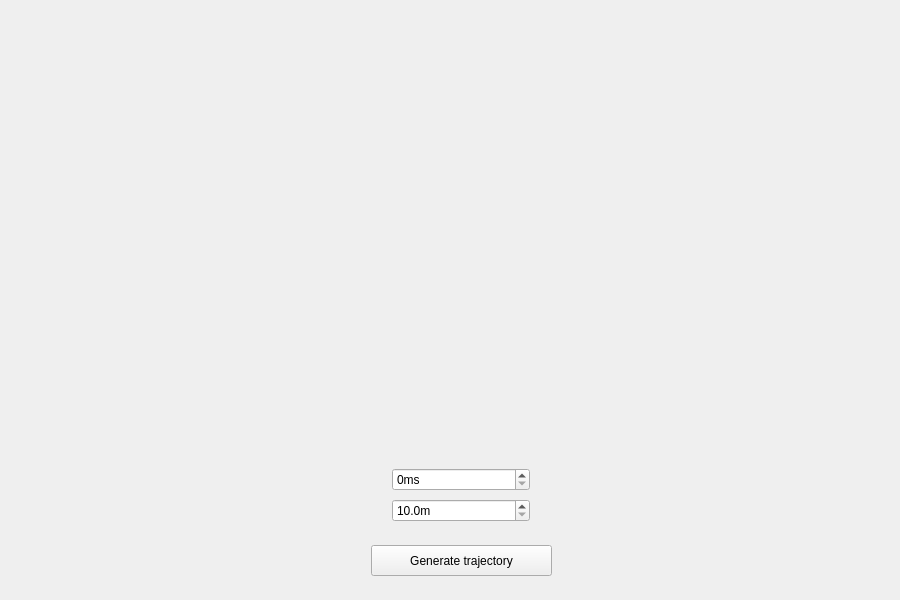
<?xml version="1.0" encoding="UTF-8"?>
<ui version="4.0">
 <class>MainWindow</class>
 <widget class="QMainWindow" name="MainWindow">
  <property name="geometry">
   <rect>
    <x>0</x>
    <y>0</y>
    <width>900</width>
    <height>600</height>
   </rect>
  </property>
  <property name="windowTitle">
   <string>MainWindow</string>
  </property>
  <widget class="QWidget" name="centralWidget">
   <layout class="QVBoxLayout" name="verticalLayout">
    <item>
     <widget class="QWidget" name="chartWidget" native="true"/>
    </item>
    <item>
     <widget class="QWidget" name="menuWidget" native="true">
      <property name="maximumSize">
       <size>
        <width>16777215</width>
        <height>144</height>
       </size>
      </property>
      <widget class="QPushButton" name="generateButton">
       <property name="geometry">
        <rect>
         <x>360</x>
         <y>100</y>
         <width>181</width>
         <height>31</height>
        </rect>
       </property>
       <property name="cursor">
        <cursorShape>PointingHandCursor</cursorShape>
       </property>
       <property name="text">
        <string>Generate trajectory</string>
       </property>
      </widget>
      <widget class="QWidget" name="verticalLayoutWidget">
       <property name="geometry">
        <rect>
         <x>370</x>
         <y>10</y>
         <width>160</width>
         <height>80</height>
        </rect>
       </property>
       <layout class="QVBoxLayout" name="verticalLayout_2">
        <item>
         <widget class="QSpinBox" name="timeSpinBox">
          <property name="suffix">
           <string>ms</string>
          </property>
          <property name="maximum">
           <number>9999</number>
          </property>
         </widget>
        </item>
        <item>
         <widget class="QDoubleSpinBox" name="heightSpinBox">
          <property name="suffix">
           <string>m</string>
          </property>
          <property name="decimals">
           <number>1</number>
          </property>
          <property name="minimum">
           <double>10.000000000000000</double>
          </property>
          <property name="maximum">
           <double>100000.000000000000000</double>
          </property>
          <property name="singleStep">
           <double>0.100000000000000</double>
          </property>
         </widget>
        </item>
       </layout>
      </widget>
     </widget>
    </item>
   </layout>
  </widget>
 </widget>
 <layoutdefault spacing="6" margin="11"/>
 <resources/>
 <connections/>
</ui>
